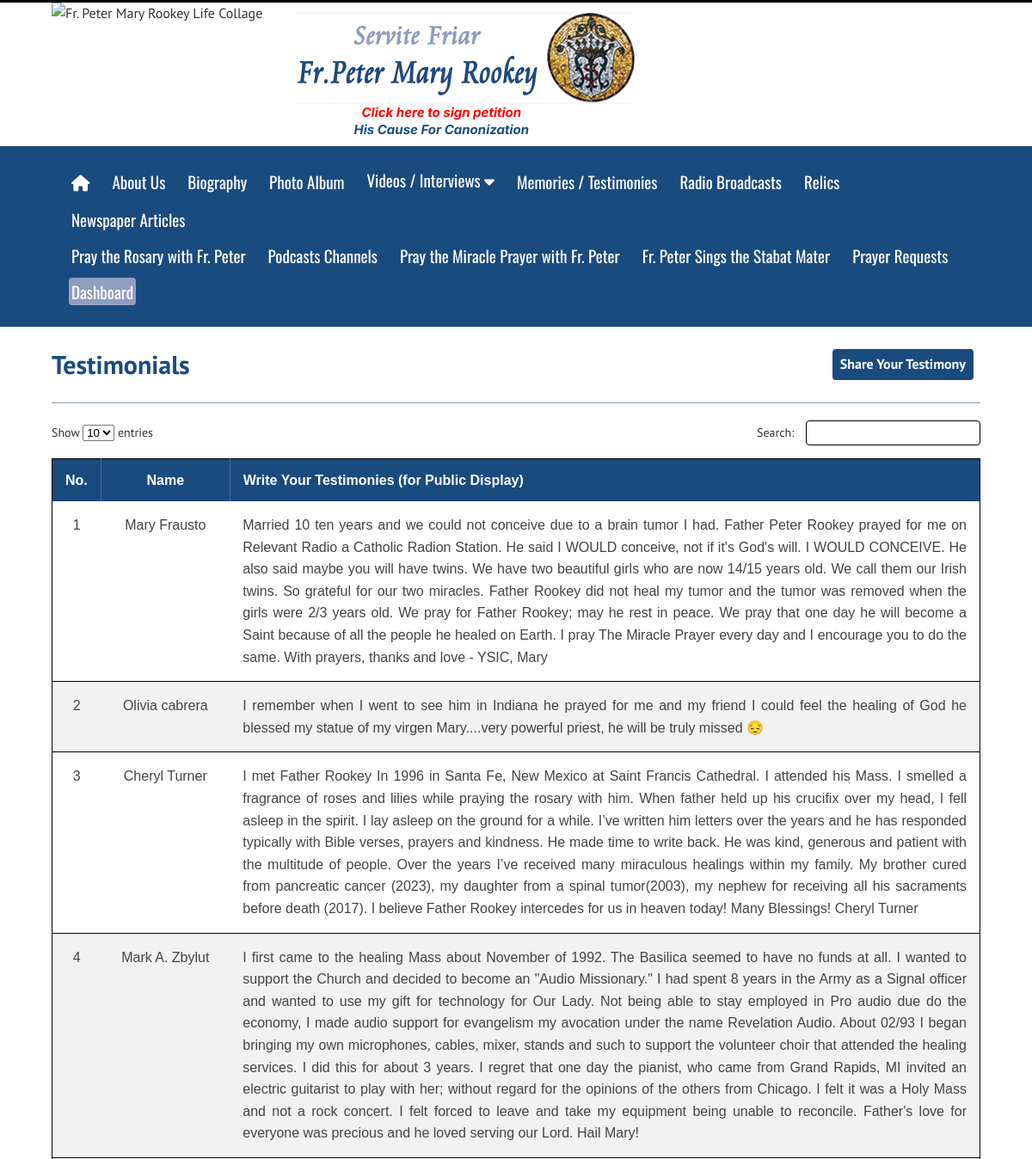
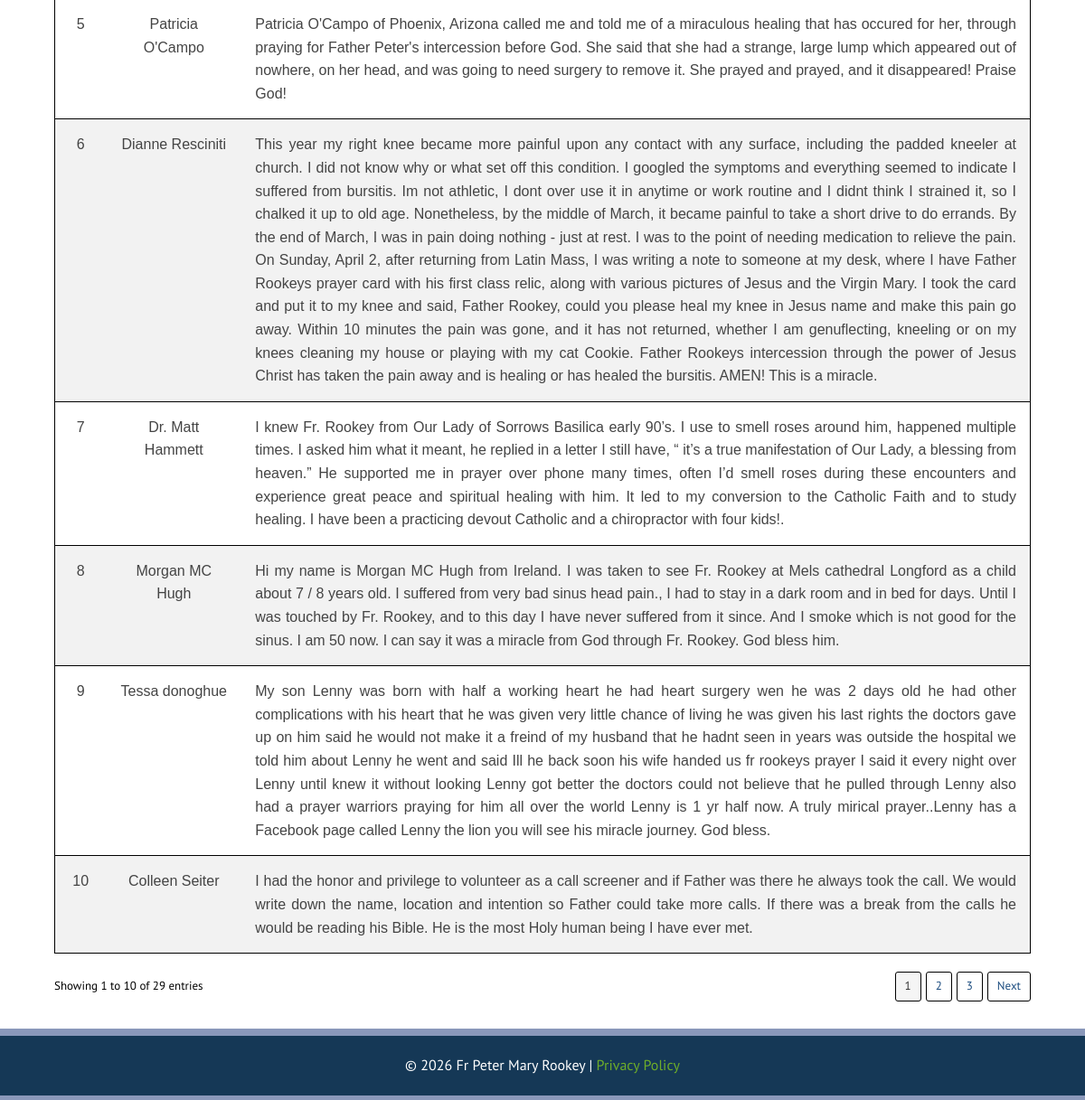
The app's page /testimonials.php, older data (2 pictures, top to bottom).
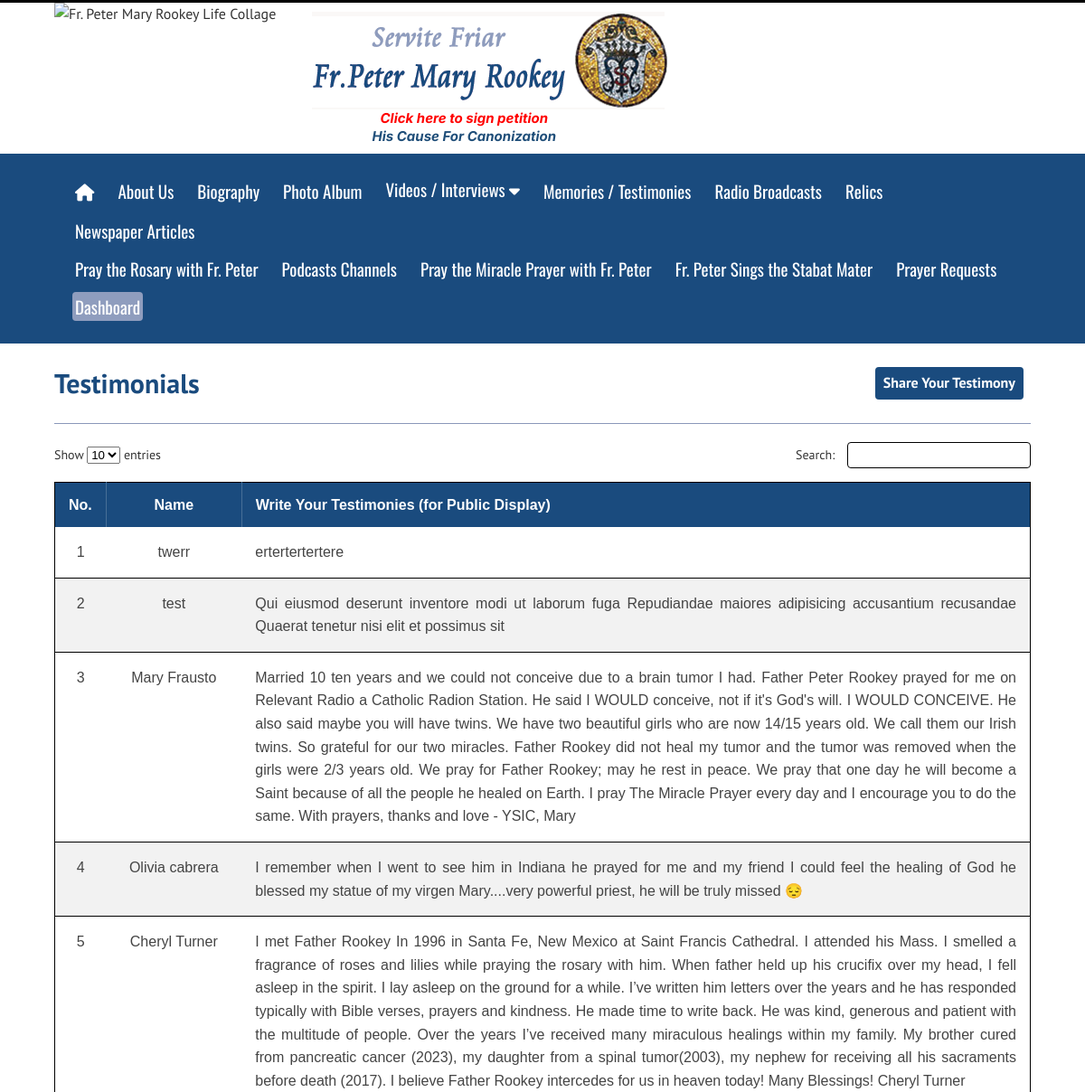
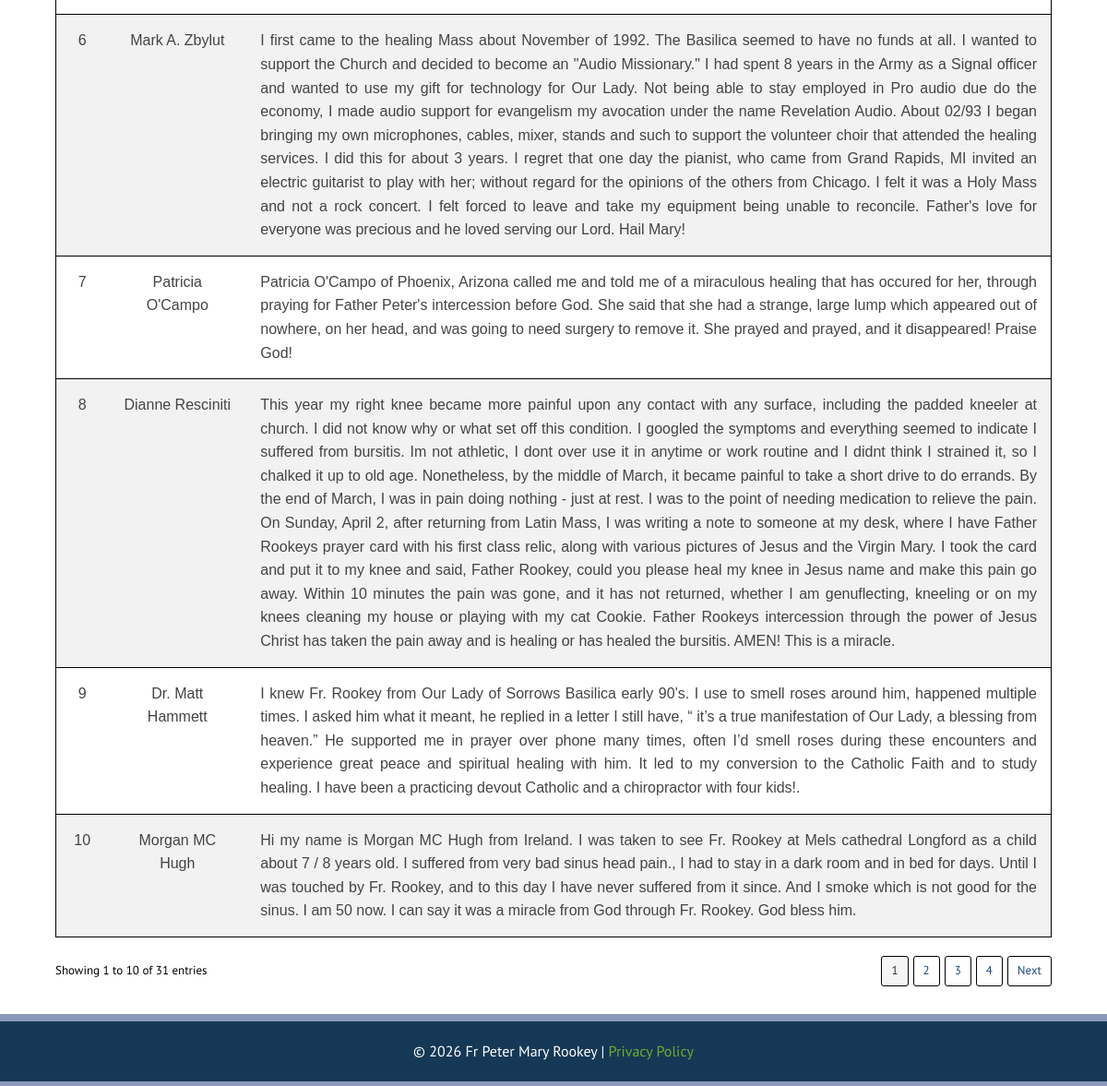
The same page, newer data (2 pictures, top to bottom).
### tables this page shows
CREATE TABLE IF NOT EXISTS `testimonials` (
  `id` int unsigned NOT NULL AUTO_INCREMENT,
  `name` varchar(255) NOT NULL,
  `email` varchar(255) NOT NULL,
  `phone` varchar(50) NOT NULL,
  `testimony` text NOT NULL,
  `file_path` varchar(255) DEFAULT NULL,
  `created_at` timestamp NULL DEFAULT CURRENT_TIMESTAMP,
  PRIMARY KEY (`id`)
);

### testimonials.php (the view, shortened to what this page needs)
<?php
include 'config.php';
$createSql = "CREATE TABLE IF NOT EXISTS testimonials (
    id INT(11) UNSIGNED AUTO_INCREMENT PRIMARY KEY,
    name VARCHAR(255) NOT NULL,
    email VARCHAR(255) NOT NULL,
    phone VARCHAR(50) NOT NULL,
    testimony TEXT NOT NULL,
    file_path VARCHAR(255) DEFAULT NULL,
    created_at TIMESTAMP DEFAULT CURRENT_TIMESTAMP
)";
mysqli_query($conn, $createSql);
$limit = isset($_GET['limit']) ? (int)$_GET['limit'] : 10;
$page = isset($_GET['page']) ? (int)$_GET['page'] : 1;
$offset = ($page - 1) * $limit;
$search = isset($_GET['search']) ? mysqli_real_escape_string($conn, $_GET['search']) : '';
$where_clause = "";
$count_sql = "SELECT COUNT(*) as total FROM testimonials $where_clause";
$count_res = mysqli_query($conn, $count_sql);
$count_row = mysqli_fetch_assoc($count_res);
$total_records = $count_row['total'];
$total_pages = ceil($total_records / $limit);
$data_sql = "SELECT * FROM testimonials $where_clause ORDER BY id DESC LIMIT $offset, $limit";
$res_data = mysqli_query($conn, $data_sql);
?>
<!DOCTYPE html>
<html class="no-js" lang="en">
<head>
    <?php include 'includes/head-links.php'; ?>
</head>
<body>
    <?php include 'includes/header.php'; ?>
    <main class="testimonies-table-section">
        <div class="container">
            <div style="display:flex; justify-content:space-between; align-items:center; margin-bottom:20px; flex-wrap:wrap; border-bottom: 1px solid #8a98ba !important;">
                <h1 class="blog-title-one" style="margin:0;">Testimonials</h1>
                <a href="share-your-memories-or-healing-testimonies-of-fr-rookey.php"
                class="btn"
                style="background:#1a4b7e; color:#fff; padding:3px 7px; border-radius:4px; text-decoration:none; font-weight:bold;">
                Share Your Testimony
                </a>
            </div>
            <div class="table-controls">
                <div>
                     Show
                     <select onchange="window.location.href='?limit='+this.value">
                         <option value="10" <?php echo $limit == 10 ? 'selected' : ''; ?>>10</option>
                     </select>
                     entries
                </div>
                <div class="search-box">
                    <form action="" method="GET">
                        <label>Search: <input type="text" name="search" value="<?php echo htmlspecialchars($search); ?>"></label>
                    </form>
                </div>
            </div>
            <table class="testimonies-table">
                <thead>
                    <tr>
                        <th class="col-no">No.</th>
                        <th class="col-name">Name</th>
                        <th>Write Your Testimonies (for Public Display)</th>
                    </tr>
                </thead>
                <tbody>
                    <?php if(mysqli_num_rows($res_data) > 0): ?>
                        <?php
                        $i = $offset + 1;
                        while($row = mysqli_fetch_assoc($res_data)):
                        ?>
                        <tr>
                            <td class="col-no" data-label="No."><?php echo $i++; ?></td>
                            <td class="col-name" data-label="Name"><?php echo htmlspecialchars($row['name']); ?></td>
                            <td class="col-text" data-label="Testimony">
                                <?php echo nl2br(htmlspecialchars($row['testimony'])); ?>
                            </td>
                        </tr>
                        <?php endwhile; ?>
                    <?php else: ?>
                        <tr>
                            <td colspan="3" style="text-align:center;">No testimonials found.</td>
                        </tr>
                    <?php endif; ?>
                </tbody>
            </table>
            <div class="pagination-info">
                <div>
                    Showing <?php echo $total_records > 0 ? $offset + 1 : 0; ?> to <?php echo min($offset + $limit, $total_records); ?> of <?php echo $total_records; ?> entries
                </div>
                <div class="pagination-links">
                    <?php for($p=1; $p<=$total_pages; $p++): ?>
                        <?php if($p == $page): ?>
                            <span class="span active"><?php echo $p; ?></span>
                        <?php elseif($p <= 3 || $p > $total_pages - 1 || abs($page - $p) < 2): ?>
                             <a href="?page=<?php echo $p; ?>&limit=<?php echo $limit; ?>&search=<?php echo urlencode($search); ?>"><?php echo $p; ?></a>
                        <?php elseif(abs($page - $p) == 2): ?>
                             <span class="dots">...</span>
                        <?php endif; ?>
                    <?php endfor; ?>
                    <?php if($page < $total_pages): ?>
                         <a href="?page=<?php echo $page+1; ?>&limit=<?php echo $limit; ?>&search=<?php echo urlencode($search); ?>">Next</a>
                    <?php endif; ?>
                </div>
            </div>
        </div>
    </main>
    <?php include 'includes/footer.php'; ?>
</body>
</html>

Row changes from the older to the newer data that the page shows:
no longer on this page (row unchanged): testimonials: name "Tessa donoghue", testimony "My son Lenny was born with half a working heart he had heart surgery wen he was 2 days old he had other complications with his heart that he was given very little chance of living he was given his last rights the doctors gave up on him said he would not make it a freind of my husband that he hadnt seen in years was outside the hospital we told him about Lenny he went and said Ill he back soon his wife handed us fr rookeys prayer I said it every night over Lenny until knew it without looking Lenny got better the doctors could not believe that he pulled through Lenny also had a prayer warriors praying for him all over the world Lenny is 1 yr half now. A truly mirical prayer..Lenny has a…"
no longer on this page (row unchanged): testimonials: name "Colleen Seiter", testimony "I had the honor and privilege to volunteer as a call screener and if Father was there he always took the call. We would write down the name, location and intention so Father could take more calls. If there was a break from the calls he would be reading his Bible. He is the most Holy human being I have ever met."
added testimonials: name "twerr", testimony "ertertertertere"
added testimonials: name "test", testimony "Qui eiusmod deserunt inventore modi ut laborum fuga Repudiandae maiores adipisicing accusantium recusandae Quaerat tenetur nisi elit et possimus sit"
Text that changed along with them:
$total_records: "29" → "31"
new list line: "4"
